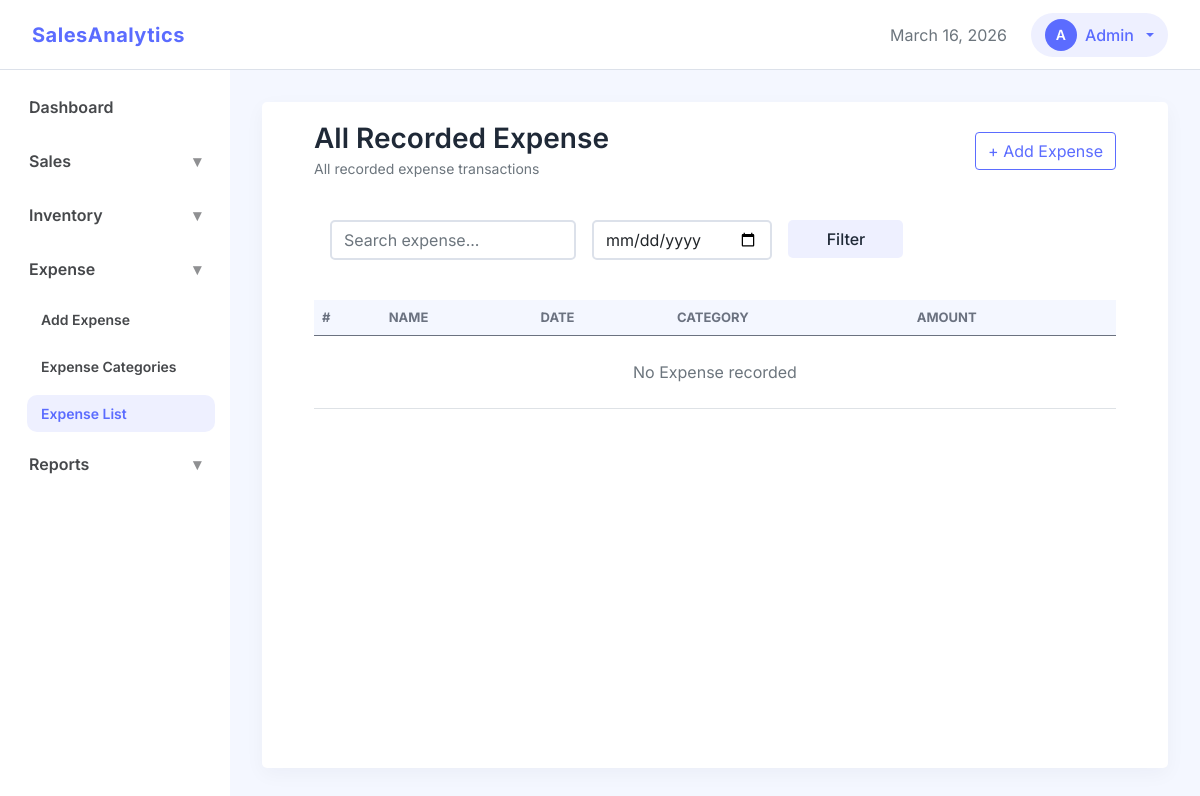
The app's page /expense/list/, older data.
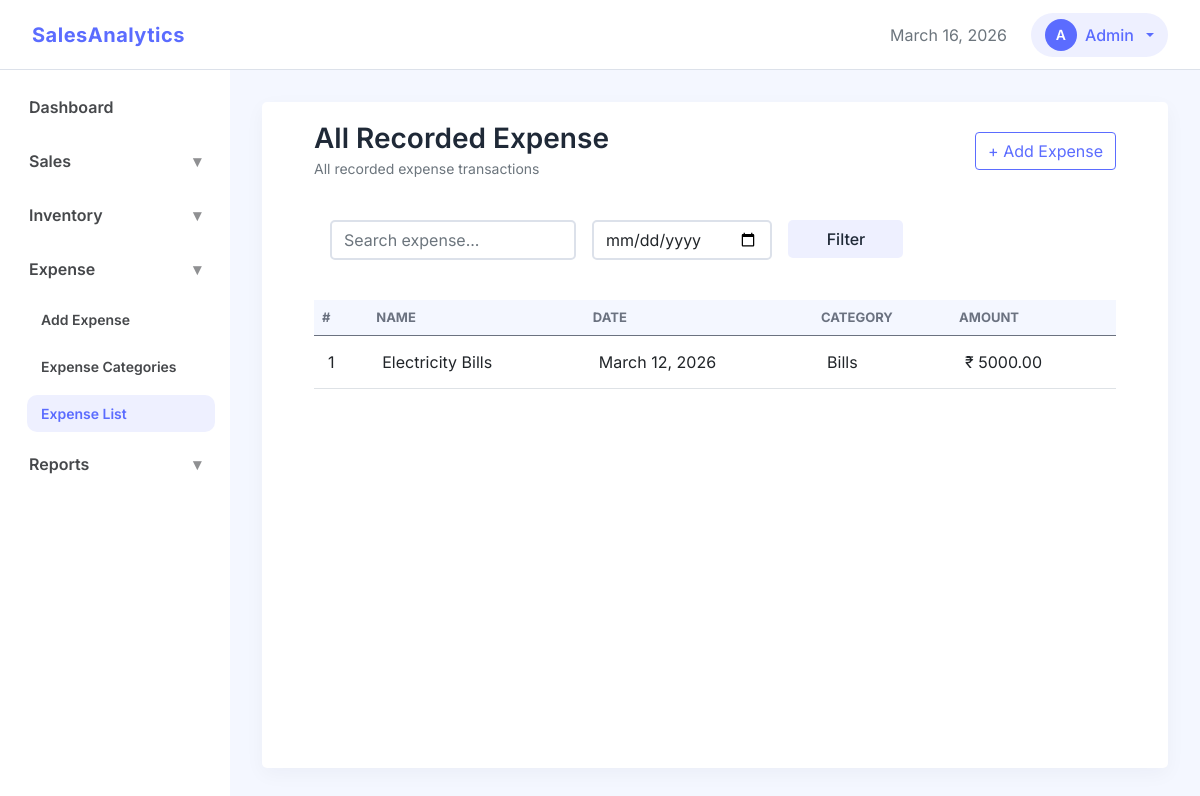
The same page, newer data.
### finance/models.py (models this page shows, shortened)
class Expense(models.Model):
    name = models.CharField(max_length=100)
    category = models.ForeignKey(ExpenseCategory, on_delete=models.CASCADE, related_name='expenses', db_index=True)
    amount = models.DecimalField(max_digits=12, decimal_places=2)
    description = models.TextField(blank=True)
    expense_date = models.DateField(db_index=True, default=localdate)
    updated_at = models.DateTimeField(auto_now=True)
    created_at = models.DateTimeField(auto_now_add=True)

class ExpenseCategory(models.Model):
    name = models.CharField(db_index=True, max_length=100, unique=True)
    description = models.TextField(blank=True)
    updated_at = models.DateTimeField(auto_now=True)
    created_at = models.DateTimeField(auto_now_add=True)
    def __str__(self):
        return self.name

### finance/views.py (the view)
# urls.py: path('list/', views.ExpenseListView.as_view(), name='expense_list'),
class ExpenseListView(ListView):
    model = Expense
    template_name = 'expense/expense_list.html'
    context_object_name = 'expenses'
    ordering = '-expense_date'

### dashboard/templatetags/navigation_tags.py (called while the page is built)
@register.simple_tag(takes_context=True)
def active(context, *url_names):
    request = context['request']
    current_url = request.resolver_match.url_name
    if current_url in url_names:
        return 'active'
    return ''

@register.simple_tag(takes_context=True)
def show_menu(context, *url_names):
    request = context['request']
    current_url = request.resolver_match.url_name
    if current_url in url_names:
        return 'show'
    return ''

### templates/expense/expense_list.html (shortened to what this page needs)
{% extends "base.html" %}
{% load static %}
{% block css_files%}
    <link rel="stylesheet" href="{% static 'css/apps/list.css' %}">
{% endblock %}
{% block content %}
<div class="container-fluid">
    <div class="d-flex justify-content-between align-items-center mb-4">
        <div>
            <h3 class="section-title mb-0">All Recorded Expense</h3>
            <small class="text-muted">All recorded expense transactions</small>
        </div>
        <a href="{% url 'add_expense' %}" class="btn btn-secondary">
            + Add Expense
        </a>
    </div>
    <div class=" mb-4 p-3">
        <div class="row g-3">
            <div class="col-md-4">
                <input type="text"
                       class="form-control"
                       placeholder="Search expense...">
            </div>
            <div class="col-md-3">
                <input type="date" class="form-control">
            </div>
            <div class="col-md-2">
                <button class="btn btn-soft w-100">
                    Filter
                </button>
            </div>
        </div>
    </div>
    <div class="">
        <div class="table-responsive">
            <table class="table table-hover align-middle data-table mb-0">
                <thead>
                    <tr>
                        <th>#</th>
                        <th>Name</th>
                        <th>Date</th>
                        <th>Category</th>
                        <th>Amount</th>
                    </tr>
                </thead>
                <tbody>
                    {% for expense in expenses %}
                    <tr class="clickable-row" data-url="{% url 'expense_detail' expense.id %}">
                        <td>{{ forloop.counter }}</td>
                        <td>
                            {{ expense.name }}
                        </td>
                        <td>{{ expense.expense_date }}</td>
                        <td>
                            <span class="badge-soft badge-success">
                                {{ expense.category }}
                            </span>
                        </td>
                        <td class="fw-semibold">
                            ₹ {{ expense.amount }}
                        </td>
                    </tr>
                    {% empty %}
                    <tr>
                        <td colspan="7" class="text-center py-4 text-muted">
                            No Expense recorded
                        </td>
                    </tr>
                    {% endfor %}
                </tbody>
            </table>
        </div>
    </div>
</div>
{% endblock %}

Row changes from the older to the newer data that the page shows:
added Expense: name "Electricity Bills", expense_date "March 12, 2026", category "Bills", amount "5000.00"
Text that changed along with them:
text no longer shown: "No Expense recorded"
